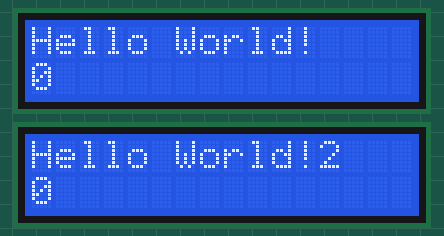
This sketch was run on a simulated Arduino Uno, built with avr-gcc and run on an emulated ATmega328P. On the bench: 2 × 16×2 character LCD.

Above: at 0.2 s.
At 5.1 s:
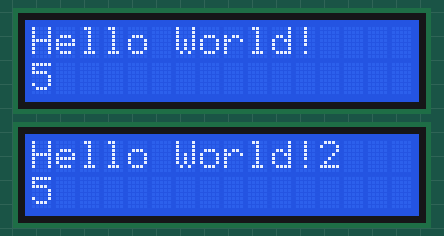
At 9.1 s:
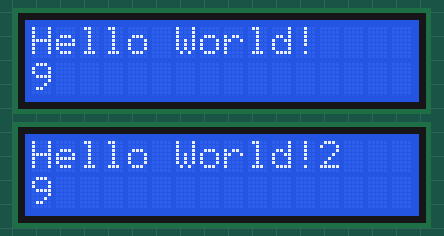
At 19.1 s:
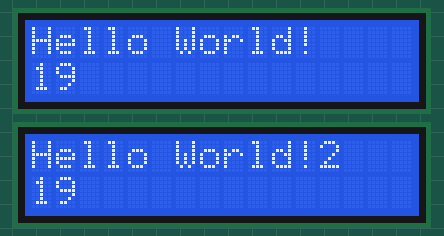
At 29.1 s:
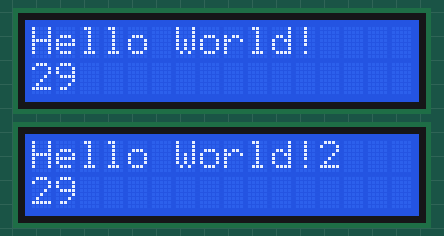
At 39.1 s:
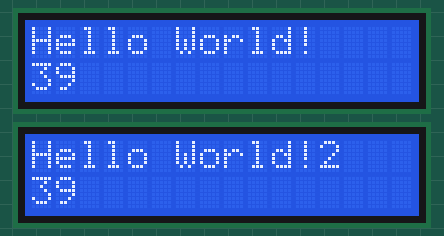

The sketch:

I2CLCD.ino
```cpp
#include <LiquidCrystal_I2C.h>

//LED 두 개 켜보기
//주소는 달라야 함. 다른 주소값 가진 LED 쓰기
//최교인(cki) 것과 최홍철(chc) 것 사용해서 연결
LiquidCrystal_I2C cki(0x27,16,2);
LiquidCrystal_I2C chc(0x3F,16,2);

void setup() {
  cki.init();
  cki.backlight();
  cki.setCursor(0,0);
  cki.print("Hello World!");

  chc.init();
  chc.backlight();
  chc.setCursor(0,0);
  chc.print("Hello World!2");

}

void loop() {
cki.setCursor(0,1);
cki.print(millis()/1000);

chc.setCursor(0,1);
chc.print(millis()/1000);
}
```

Measured:
- what the display in image 1 shows lasts 1.0 s, from 5.0 s to 6.0 s
